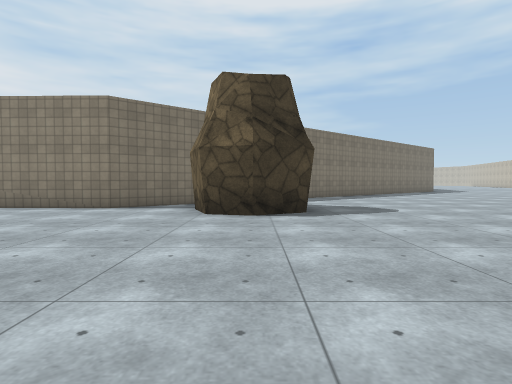
view 1 (above)

21 first-person views from a walk through a Unity game level. The camera is 1.2 m above the floor, tilts 2° down and sees 80° across. The floor is counted in squares, 2 m on a side. Each view is taken from the middle of a square. On the plan, view 1 faces up. The plan holds only what a view shows up to about 9 squares ahead; the rest is blank. The place goes on beyond the plan. Surface patterns are stand-ins for the level's own textures.

view 2
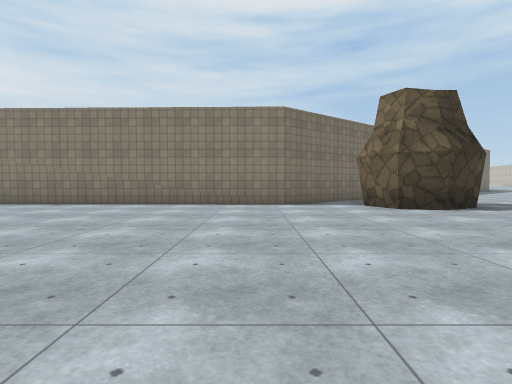

view 3
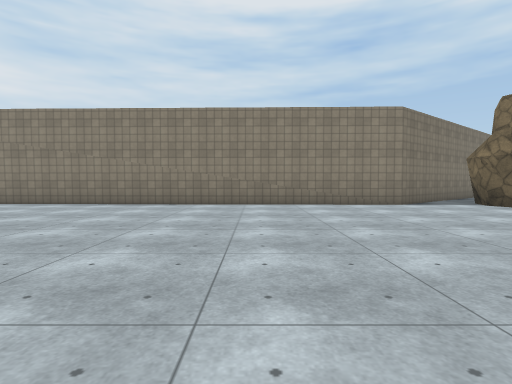

view 4
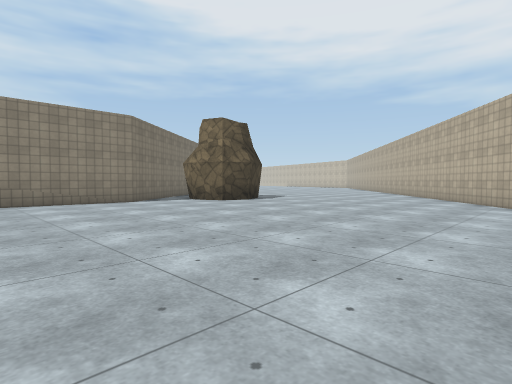

view 5
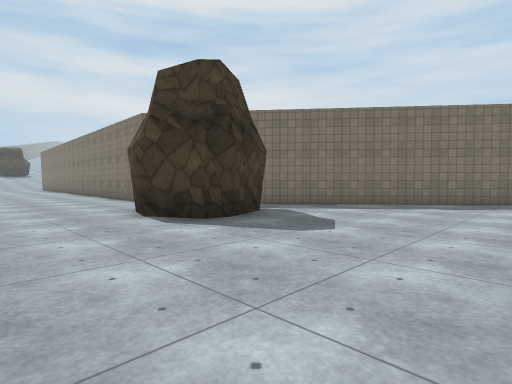

view 6
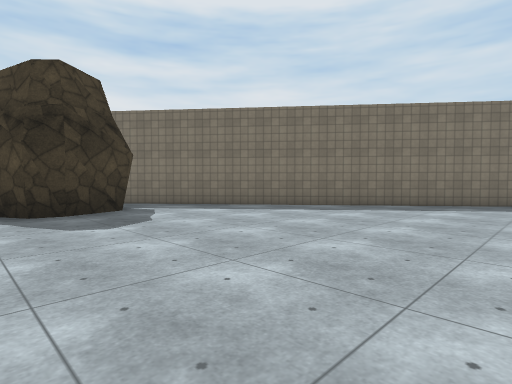

view 7
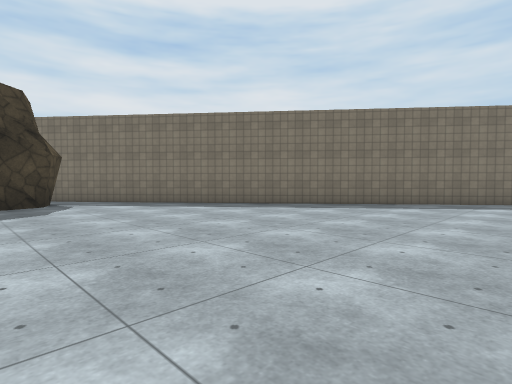

view 8
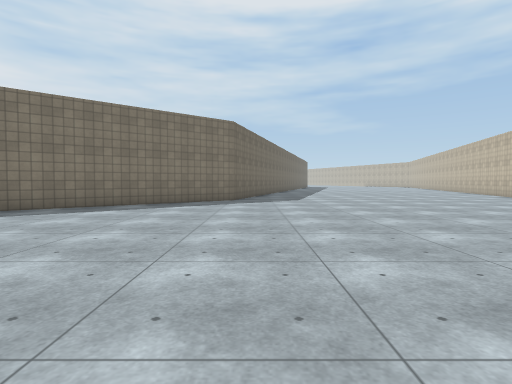

view 9
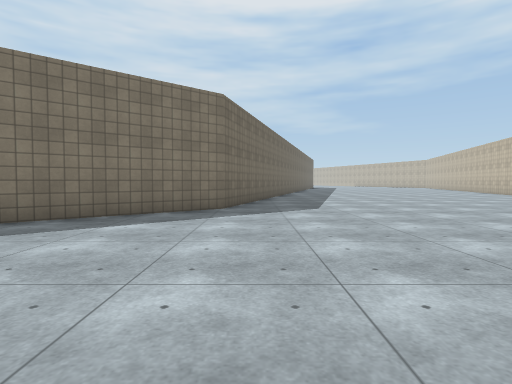

view 10
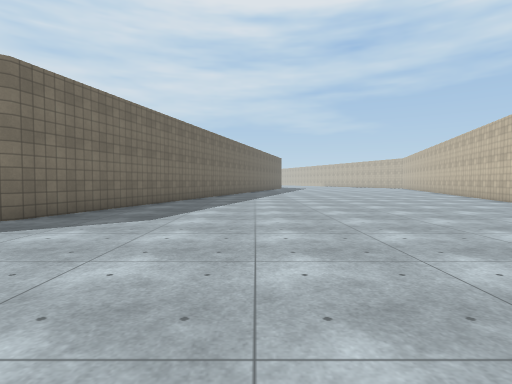

view 11
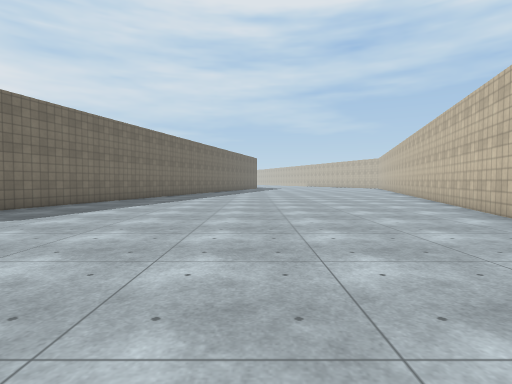

view 12
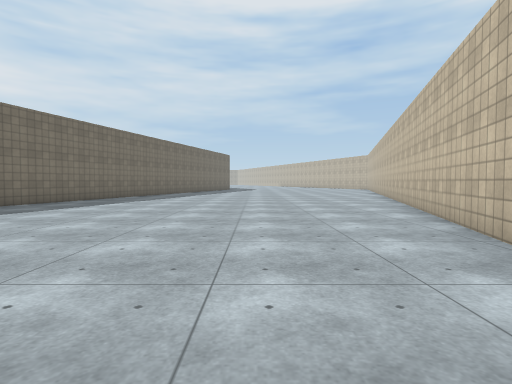

view 13
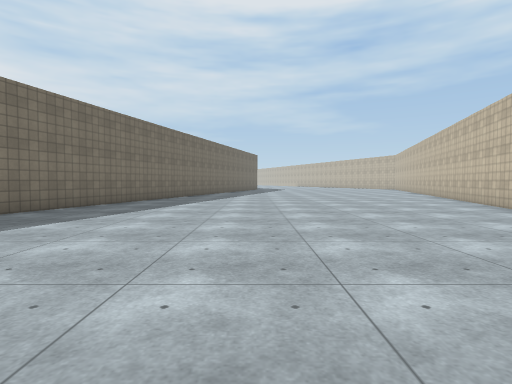

view 14
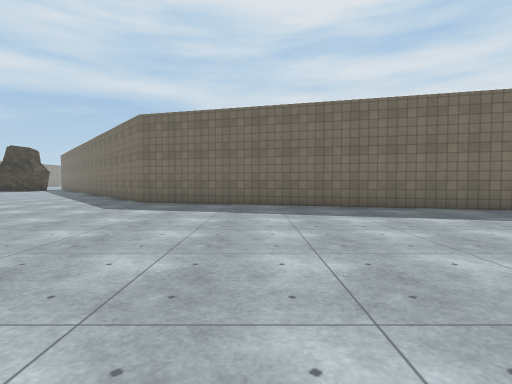

view 15
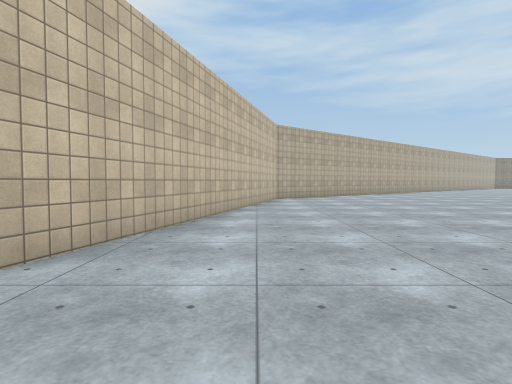

view 16
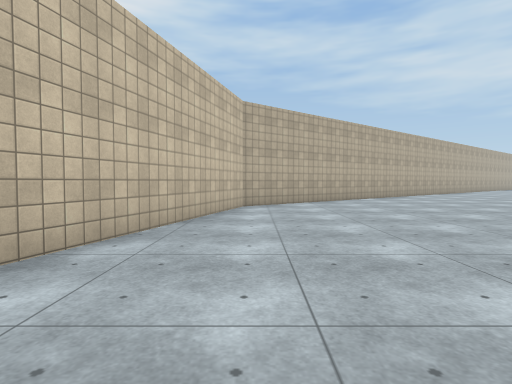

view 17
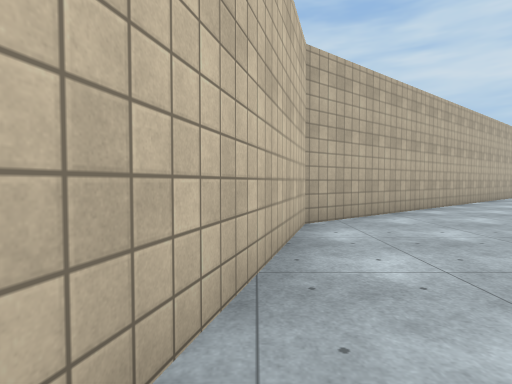

view 18
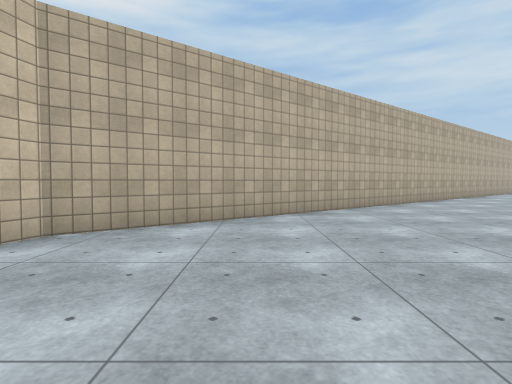

view 19
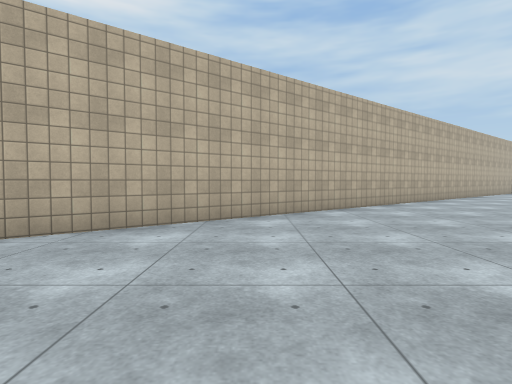

view 20
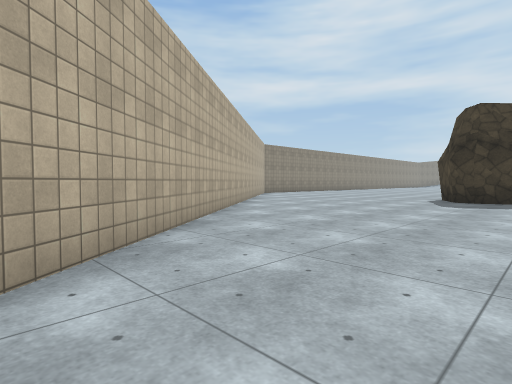

view 21
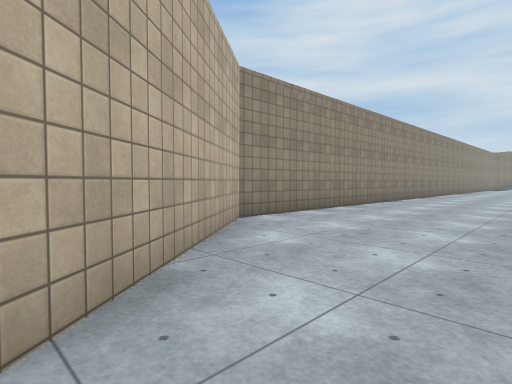

### Floor plan
Points are (right, up) in squares from view 1. A wall is a line through its corners. A room is listed if a view was taken in it or the views show most of it. See-through windows are left out.
Room 1 (views 1, 2, 3, 4, 5, 6, 7, 8, 9, 10, 11, 12, 13, 14, 15, 16, 17, 18, 19, 20, 21)
walls: (5, 1.4) (18.3, 11.7) (22.2, 25); (-6.1, -2.6) (-0.4, -2.8) (3.5, 0.3); (12.5, 25.6) (10.3, 17.7) (-3.3, 6.8) (-13.8, 7.1)
objects: rock (-1, 6) to (1, 8)

Where each view was taken, in squares from view 1:
view 1: 0 up, 0 right, facing up
view 2: 1 down, 4 left, facing up
view 3: 1 down, 7 left, facing up
view 4: 2 down, 7 left, facing up-right
view 5: 3 up, 5 right, facing up-left
view 6: 5 up, 7 right, facing up-left
view 7: 6 up, 9 right, facing up-left
view 8: 8 up, 11 right, facing up
view 9: 11 up, 11 right, facing up
view 10: 13 up, 14 right, facing up
view 11: 13 up, 16 right, facing up
view 12: 16 up, 18 right, facing up
view 13: 16 up, 16 right, facing up
view 14: 21 up, 19 right, facing left
view 15: 22 up, 19 right, facing down
view 16: 19 up, 18 right, facing down
view 17: 16 up, 19 right, facing down
view 18: 15 up, 16 right, facing down
view 19: 12 up, 12 right, facing down
view 20: 8 up, 11 right, facing down-left
view 21: 1 up, 3 right, facing down-left
